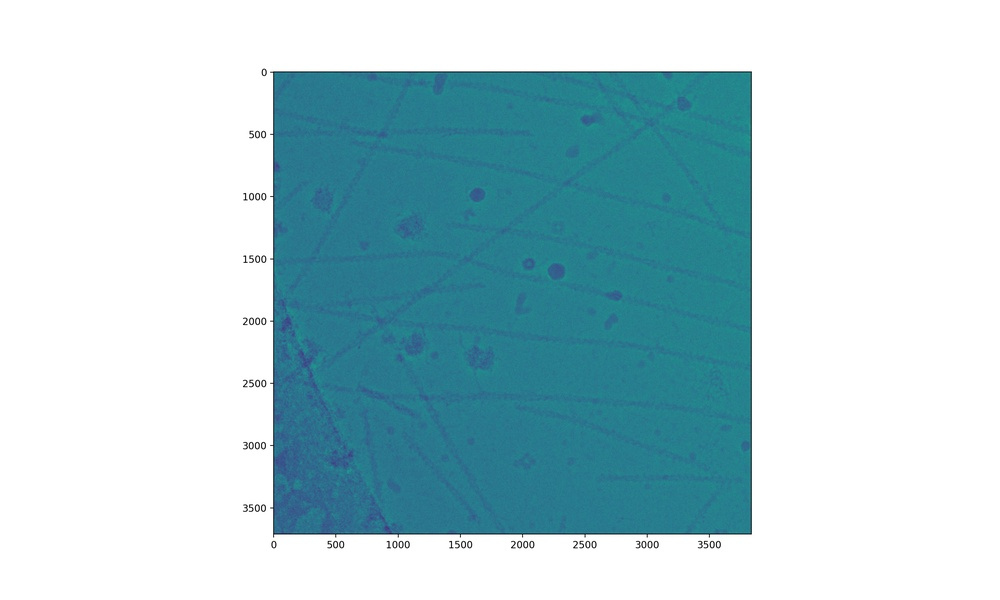
#> input picture test_image.jpg, 1000 x 600 px, shrunk from 2880 x 1728 before the run, given in place of troponin_0.jpg, which was not available
$ jupyter execute Templatematching.ipynb   (text cells are left out)
#> lines starting #> are read from the running program, lines starting #| are printed output that depends on the picture; after the words box and inside, x2 and y2 are one past the last pixel; in counts of white or black regions, pixels touching at a corner belong together; pictures that were not available may be replaced by others from this repository, and a replacement may not be noted
[cell 1]
import cv2 as cv
import numpy as np
from matplotlib import pyplot as plt
img = cv.imread('/content/drive/MyDrive/troponin_0.jpg',0)
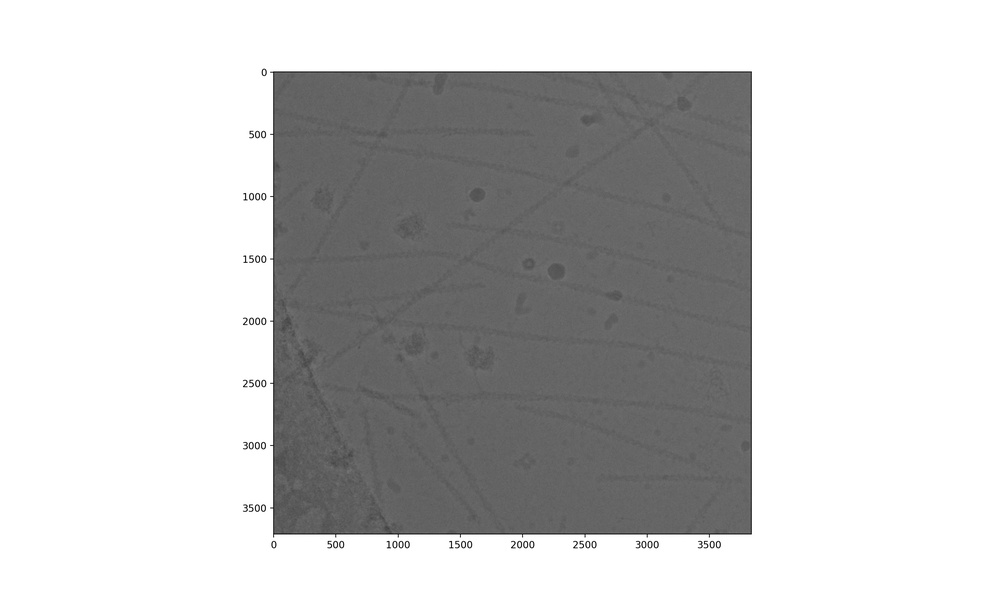
#> img: shape (600, 1000); min 12, max 255, mean 197.2
img2 = img.copy()
template = cv.imread('template.jpg',0)
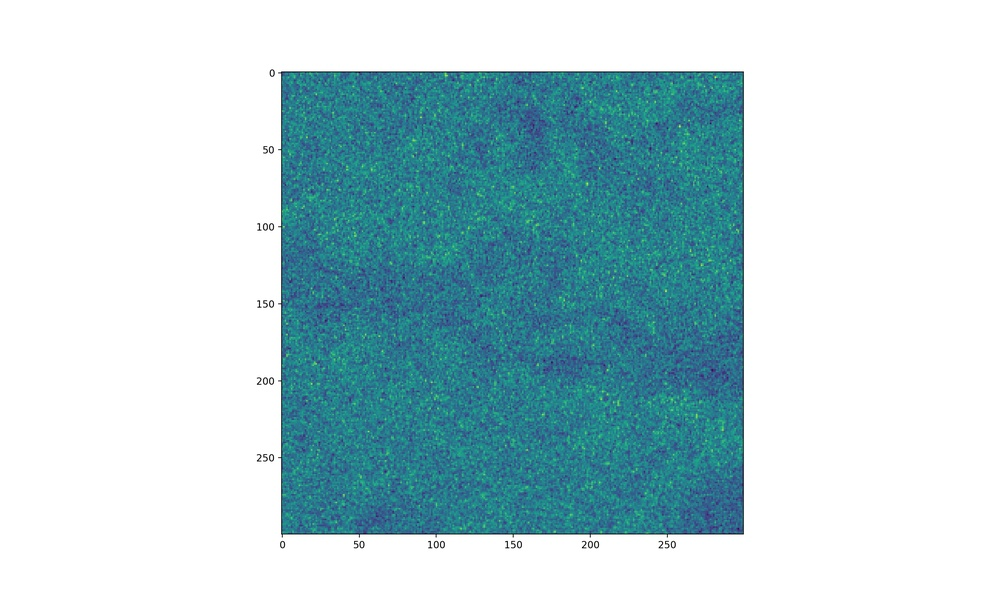
#> input picture template.jpg, 1000 x 600 px, shrunk from 2880 x 1728 before the run
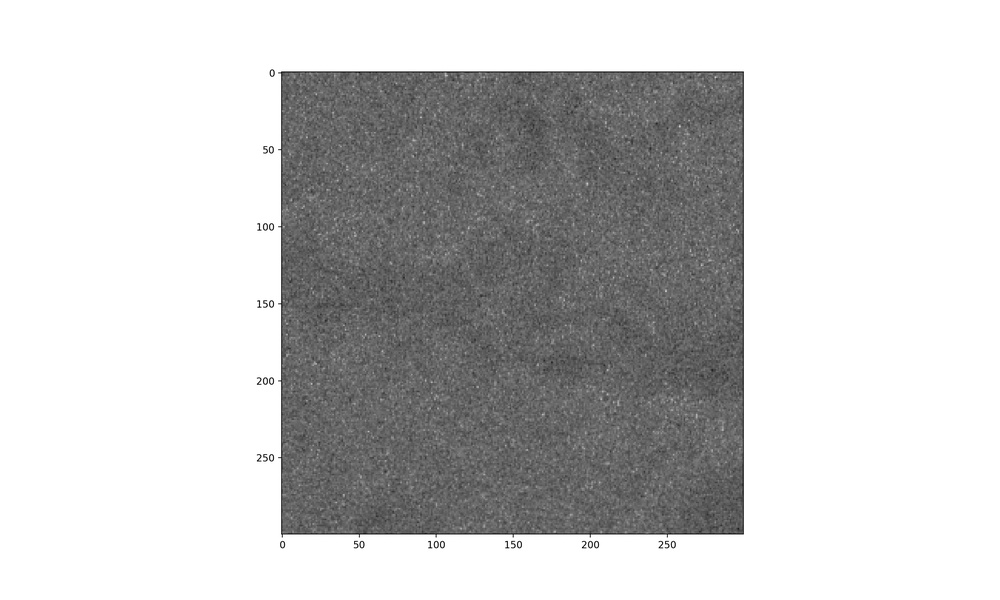
#> template: shape (600, 1000); min 0, max 255, mean 199.5
w, h = template.shape[::-1]
#> w = 1000; h = 600
# All the 6 methods for comparison in a list
methods = ['cv.TM_CCOEFF', 'cv.TM_CCOEFF_NORMED', 'cv.TM_CCORR',
            'cv.TM_CCORR_NORMED', 'cv.TM_SQDIFF', 'cv.TM_SQDIFF_NORMED']
for meth in methods:
    img = img2.copy()
    method = eval(meth)
    # Apply template Matching
    res = cv.matchTemplate(img,template,method)
    min_val, max_val, min_loc, max_loc = cv.minMaxLoc(res)
    # If the method is TM_SQDIFF or TM_SQDIFF_NORMED, take minimum
    if method in [cv.TM_SQDIFF, cv.TM_SQDIFF_NORMED]:
        top_left = min_loc
    else:
        top_left = max_loc
    bottom_right = (top_left[0] + w, top_left[1] + h)
    cv.rectangle(img,top_left, bottom_right, 255, 2)
    plt.subplot(121),plt.imshow(res,cmap = 'gray')
    plt.title('Matching Result'), plt.xticks([]), plt.yticks([])
    plt.subplot(122),plt.imshow(img,cmap = 'gray')
    plt.title('Detected Point'), plt.xticks([]), plt.yticks([])
    plt.suptitle(meth)
    plt.show()
#> this loop made 6 passes
#> (res, min_val, max_val) on passes 2, 4, 5, 6: ([0.959], 0.959, 0.959), ([0.995], 0.995, 0.995), ([276911648], 276911648, 276911648), ([0.0103], 0.0103, 0.0103)
#> max_val on passes 1, 3: 3.22e+09, 2.68e+10
#> pass 1, `plt.show()`:
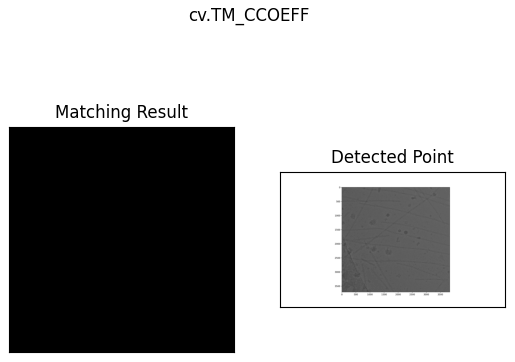
#> figure drawn by matplotlib, 2 panels

[cell 2]
import cv2 as cv
import numpy as np
from matplotlib import pyplot as plt
img_rgb = cv.imread('/content/drive/MyDrive/Typical_microgragh.tif')
#> img_rgb is the input picture: shape (600, 1000, 3); mean B, G, R 213.1, 207.4, 178.8
img_gray = cv.cvtColor(img_rgb, cv.COLOR_BGR2GRAY)
template = cv.imread('/content/drive/MyDrive/troponin_0.jpg',0)
w, h = template.shape[::-1]
res = cv.matchTemplate(img_gray,template,cv.TM_CCOEFF_NORMED)
#> res = [0.959]
threshold = 0.8
loc = np.where( res >= threshold)
#> loc = ([0], [0])
for pt in zip(*loc[::-1]):
    cv.rectangle(img_rgb, pt, (pt[0] + w, pt[1] + h), (0,0,255), 2)
#> this loop made 1 pass
#> pt on pass 1: (0, 0)
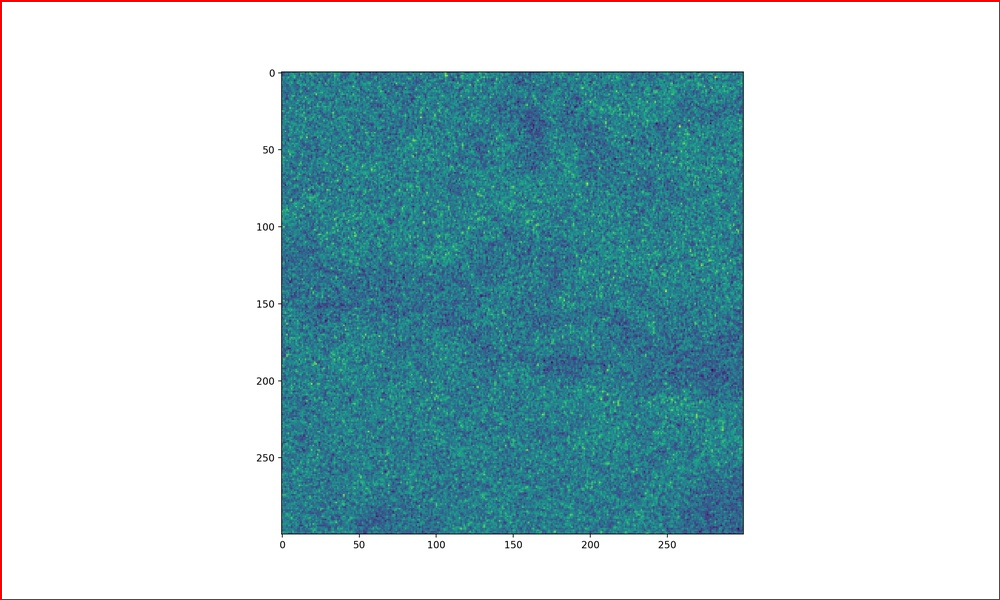
#> img_rgb: shape (600, 1000, 3); 0.8% of pixels changed, all inside (x1, y1, x2, y2) = (0, 0, 1000, 600)
cv.imwrite('res.png',img_rgb)
#> Out = True
